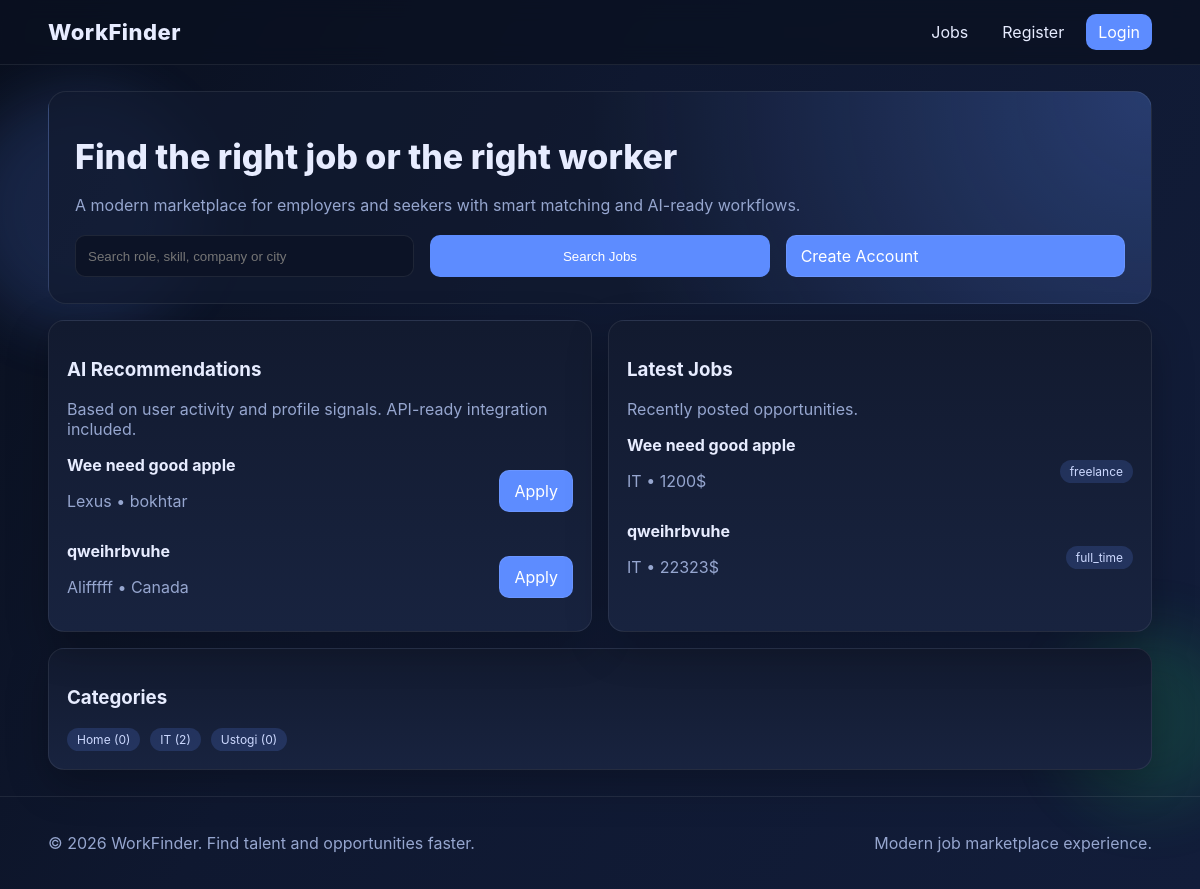
The app's page /, older data.
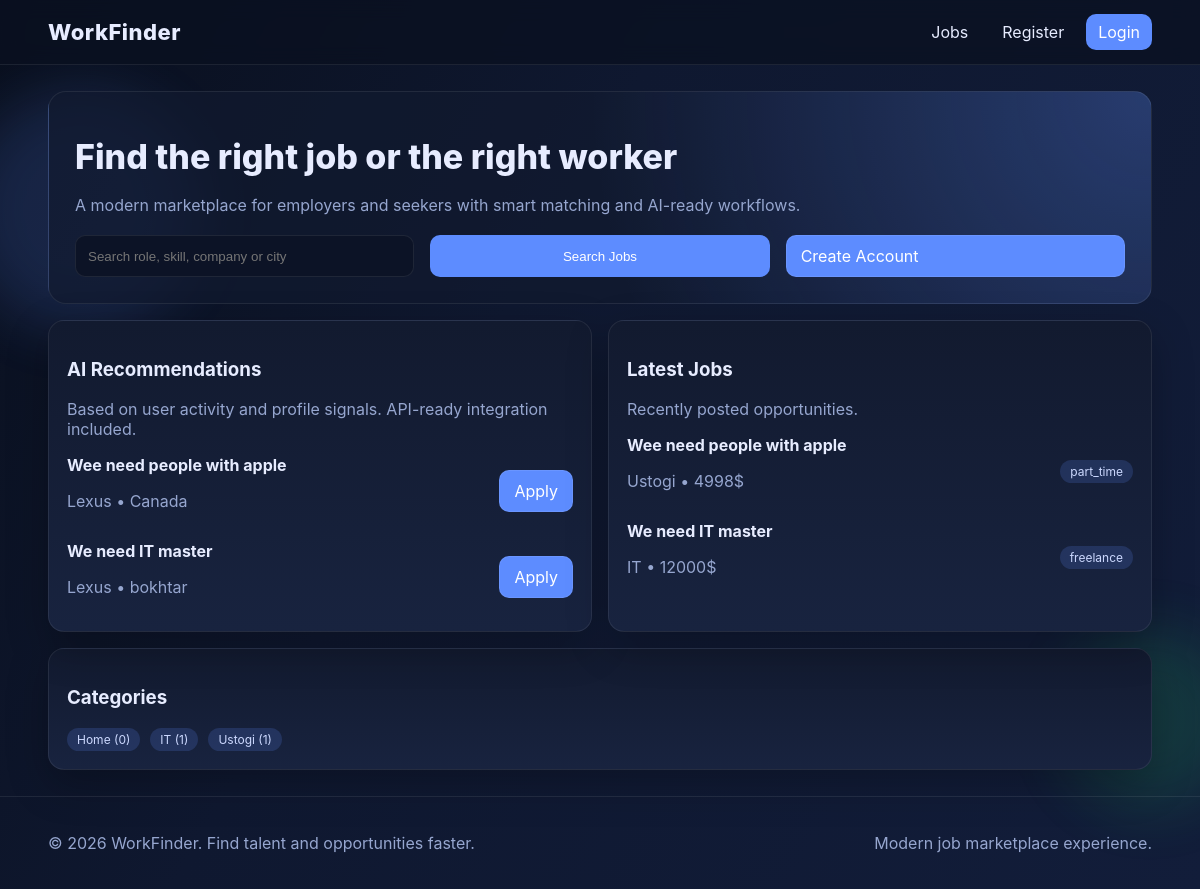
The same page, newer data.
### work/models.py (models this page shows, shortened)
class Job(models.Model):
    JOB_TYPE = [
        ('full_time', 'Full time'),
        ('part_time', 'Part time'),
        ('freelance', 'Freelance')
    ]
    company = models.ForeignKey(Emploeer, on_delete=models.CASCADE)
    title = models.CharField(max_length=25)
    description = models.TextField()
    sallary = models.PositiveIntegerField()
    location = models.CharField(max_length=50)
    job_type = models.CharField(max_length=25, choices=JOB_TYPE)
    exp_req = models.PositiveIntegerField()
    category = models.ForeignKey(Category, on_delete=models.CASCADE)
    created_at = models.DateTimeField(auto_now_add=True)

class Emploeer(models.Model):
    user = models.OneToOneField(User, on_delete=models.CASCADE)
    company_name = models.CharField(max_length=50)
    about = models.TextField()
    logo = models.ImageField(upload_to='companylogos/')
    location = models.CharField(max_length=50)
    create_at = models.DateTimeField(auto_now_add=True)
    is_creat = models.BooleanField(default=False, null=True, blank=True)

class Category(models.Model):
    name = models.CharField(max_length=50)

### work/views.py (the view)
# urls.py: 2. Add a URL to urlpatterns:  path('', views.home, name='home')
def home(request):
    categories = Category.objects.annotate(job_count=Count("job")).order_by("name")
    latest_jobs = Job.objects.select_related("company", "category").order_by("-created_at")[:6]
    recommended_jobs = _get_recommended_jobs(request.user)
    context = {"categories": categories,"latest_jobs": latest_jobs,"recommended_jobs": recommended_jobs,}
    return render(request, "work/home.html", context=context)

### work/views.py (called while the page is built, shortened)
def _get_recommended_jobs(user):
    jobs = Job.objects.select_related("company", "category").all()
    if not user.is_authenticated:
        return jobs.order_by("-created_at")[:6]

### templates/work/home.html (shortened to what this page needs)
{% extends "base.html" %}
{% block main %}
<section class="hero">
    <h1 class="title">Find the right job or the right worker</h1>
    <p class="subtitle">A modern marketplace for employers and seekers with smart matching and AI-ready workflows.</p>
    <form action="{% url 'all_jobs' %}" method="get" class="grid grid-3">
        <input type="text" name="q" placeholder="Search role, skill, company or city">
        <button class="btn" type="submit">Search Jobs</button>
        {% if request.user.is_authenticated %}
            <a class="btn btn-outline" href="{% url 'ai_assistant' %}">Open AI Assistant</a>
        {% else %}
            <a class="btn btn-outline" href="{% url 'register' %}">Create Account</a>
        {% endif %}
    </form>
</section>
<section class="grid grid-2">
    <article class="card">
        <h3>AI Recommendations</h3>
        <p class="muted">Based on user activity and profile signals. API-ready integration included.</p>
        <div class="job-list">
            {% for job in recommended_jobs %}
                <div class="between">
                    <div>
                        <strong>{{ job.title }}</strong>
                        <p class="muted">{{ job.company.company_name }} • {{ job.location }}</p>
                    </div>
                    <a class="btn btn-outline" href="{% url 'aplicate' job.id %}">Apply</a>
                </div>
            {% empty %}
                <p class="muted">No recommendations yet.</p>
            {% endfor %}
        </div>
    </article>
    <article class="card">
        <h3>Latest Jobs</h3>
        <p class="muted">Recently posted opportunities.</p>
        <div class="job-list">
            {% for job in latest_jobs %}
                <div class="between">
                    <div>
                        <strong>{{ job.title }}</strong>
                        <p class="muted">{{ job.category.name }} • {{ job.sallary }}$</p>
                    </div>
                    <span class="chip">{{ job.job_type }}</span>
                </div>
            {% empty %}
                <p class="muted">No jobs published yet.</p>
            {% endfor %}
        </div>
    </article>
</section>
<section class="card" style="margin-top:16px;">
    <h3>Categories</h3>
    <div class="row" style="margin-top:8px;">
        {% for c in categories %}
            <a class="chip" href="{% url 'all_jobs' %}?category={{ c.id }}">{{ c.name }} ({{ c.job_count }})</a>
        {% empty %}
            <p class="muted">No categories yet.</p>
        {% endfor %}
    </div>
</section>
{% endblock main %}

Row changes from the older to the newer data that the page shows:
removed Job: title "Wee need good apple", company.company_name "Lexus", location "bokhtar", category.name "IT", sallary "1200", job_type "freelance"
removed Job: title "qweihrbvuhe", company.company_name "Alifffff", location "Canada", category.name "IT", sallary "22323", job_type "full_time"
added Job: title "Wee need people with apple", company.company_name "Lexus", location "Canada", category.name "Ustogi", sallary "4998", job_type "part_time"
added Job: title "We need IT master", company.company_name "Lexus", location "bokhtar", category.name "IT", sallary "12000", job_type "freelance"
computed for Category "IT": job_count "2" → "1"
computed for Category "Ustogi": job_count "0" → "1"
